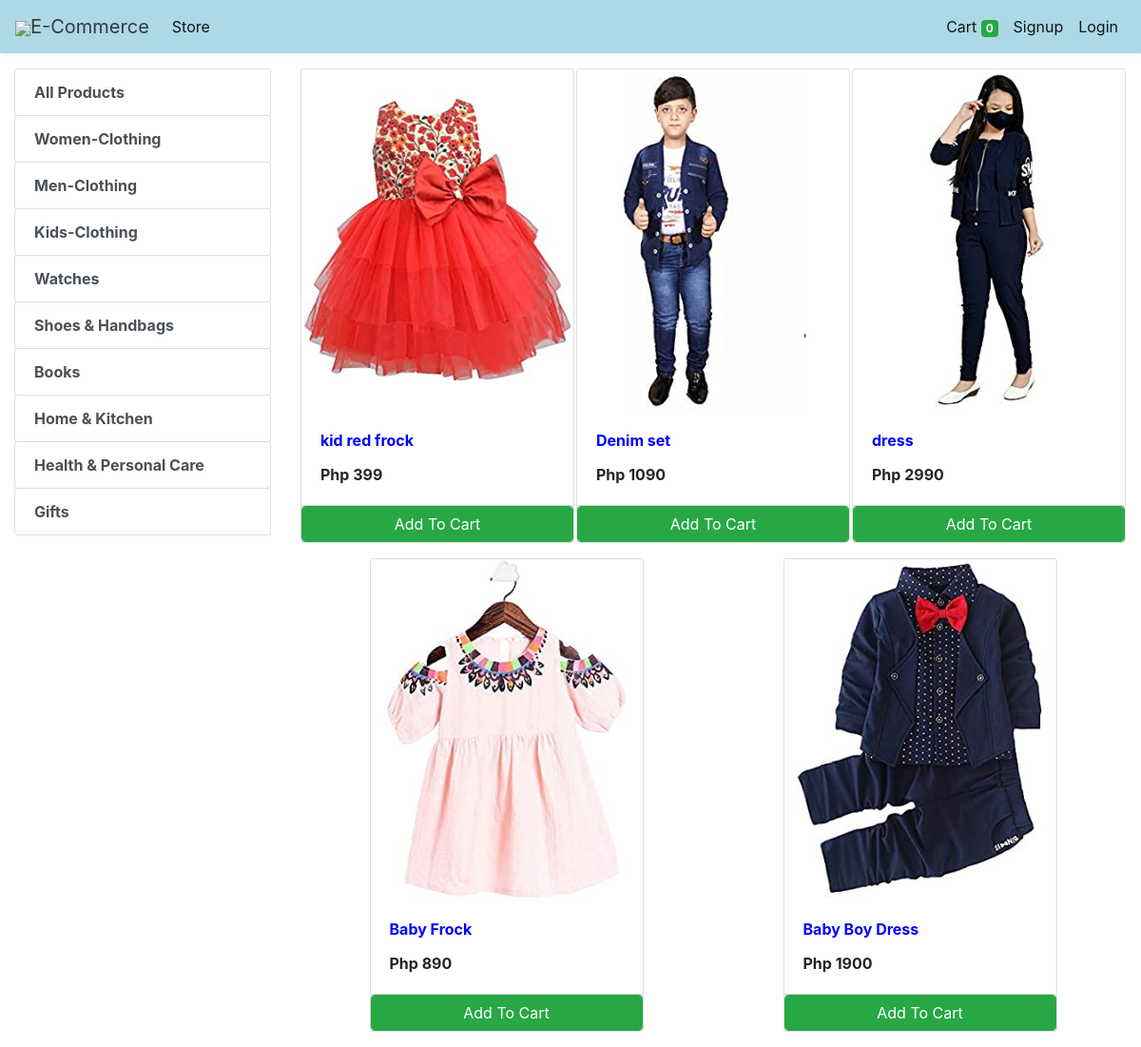
Screenshot of /store?category=24 with the database file from the repository.
### store/models/category.py (models this page shows, shortened)
class Category(models.Model):
    name= models.CharField(max_length=50)
    @staticmethod
    def get_all_categories():
        return Category.objects.all()

### store/models/product.py (models this page shows, shortened)
class Products(models.Model):
    name = models.CharField(max_length=60)
    price= models.IntegerField(default=0)
    category= models.ForeignKey(Category,on_delete=models.CASCADE,default=1 )
    description= models.CharField(max_length=250, default='', blank=True, null= True)
    image= models.ImageField(upload_to='uploads/products/')
    @staticmethod
    def get_all_products_by_categoryid(category_id):
        if category_id:
            return Products.objects.filter (category=category_id)
        else:
            return Products.get_all_products();

### store/views/home.py (the view)
# urls.py: path('' , include('store.urls'))
def store(request):
    cart = request.session.get('cart')
    if not cart:
        request.session['cart'] = {}
    products = None
    categories = Category.get_all_categories()
    categoryID = request.GET.get('category')
    if categoryID:
        products = Products.get_all_products_by_categoryid(categoryID)
    else:
        products = Products.get_all_products();
    data = {}
    data['products'] = products
    data['categories'] = categories
    print('you are : ', request.session.get('email'))
    return render(request, 'index.html', data)

### store/templatetags/cart.py (called while the page is built)
@register.filter (name='is_in_cart')
def is_in_cart(product, cart):
    keys = cart.keys ()
    for id in keys:
        if int (id) == product.id:
            return True
    return False;

### store/templatetags/custom_filter.py (called while the page is built)
@register.filter(name='currency')
def currency(number):
    return "Php "+str(number)

### store/templates/index.html (shortened to what this page needs)
{% extends 'base.html' %}
{% block content %}
{% load cart %}
{% load custom_filter %}
<div class="container-fluid mt-3">
	<div class="row">
		<div class="col-lg-3 mx-auto">
			<div class="list-group">
				<a href="/" class="list-group-item list-group-item-action btn btn-outline-success"><b>All Products</b></a>
				{% for category in categories %}
				<a href="/?category={{category.id}}"
					class="list-group-item list-group-item-action btn btn-outline-success "><b>{{category.name}}</b></a>
				{% endfor %}
			</div>
		</div>
		<div id='products' class="col-lg-9 mx-auto">
			<div class="row mx-auto">
				{% for product in products %}
				<div class="card mx-auto mb-3" id={{product.id}} style="width: 18rem;">
					<img class="card-img-top" src="{{product.image.url}}" alt="Card image cap">
					<div class="card-body">
						<p class="card-title" style="color:Blue;"><b>{{product.name}}</b></p>
						<p class="card-text"><b>{{product.price|currency}}</b></p>
					</div>
					<div class="card-footer p-0 no-gutters">
						{% if product|is_in_cart:request.session.cart %}
						<div class="row no-gutters">
							<form action="/#{{product.id}}" class="col-2 " method="post">
								{% csrf_token %}
								<input hidden type="text" name='product' value='{{product.id}}'>
								<input hidden type="text" name='remove' value='True'>
								<input type="submit" value=" - " class="btn btn-block btn-success border-right">
							</form>
							<div class="text-center col btn btn-success">{{product|cart_quantity:request.session.cart}} in Cart</div>
							<form action="/#{{product.id}}" class="col-2 " method="post">
								{% csrf_token %}
								<input hidden type="text" name='product' value='{{product.id}}'>
								<input type="submit" value=" + " class="btn btn-block btn-success border-left">
							</form>
						</div>
						{% else %}
						<form action="/#{{product.id}}" method="POST" class="btn-block">
							<input type="submit" class="float-right btn btn-success form-control"
								value="Add To Cart">
						</form>
						{% endif %}
					</div>
				</div>
				{% endfor %}
			</div>
		</div>
	</div>
</div>
{% endblock %}

### rows the page displays
Category: name "Women-Clothing"
Category: name "Men-Clothing"
Category: name "Kids-Clothing"
Category: name "Watches"
Category: name "Shoes & Handbags"
Category: name "Books"
Category: name "Home & Kitchen"
Category: name "Health & Personal Care"
Category: name "Gifts"
Products: image (picture), name "kid red frock", price "Php 399"
Products: image (picture), name "Denim set", price "Php 1090"
Products: image (picture), name "dress", price "Php 2990"
Products: image (picture), name "Baby Frock", price "Php 890"
Products: image (picture), name "Baby Boy Dress", price "Php 1900"

### other values shown
{{ request.session.cart.keys|length }} "0"
